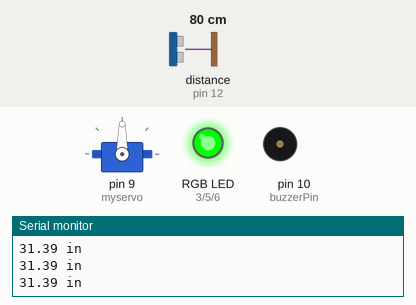
The sketch below on a simulated Arduino Uno, built with avr-gcc and run on an emulated ATmega328P. Parts: servo, an RGB LED mixed from three pins (HIGH = lit), buzzer (waves = sounding), the last lines printed to the serial monitor. Wiring (inferred from the names in the program): ultrasonic range finder: trigger pin 11; echo pin 12. The test bench sets the inputs (shaded band); at power-on: distance to the obstacle (sensor on pin 12) 80 cm. The echo pulse lasts 58.3 µs per cm; pins used as bus, display or sensor lines are not drawn.

Above: at 1.2 s.
1.3 s: distance to the obstacle (sensor on pin 12) set to 68 cm
2.8 s: distance to the obstacle (sensor on pin 12) set to 59 cm
At 4.0 s:
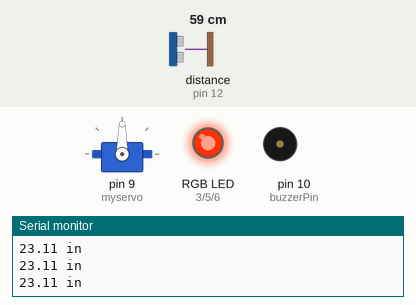
4.3 s: distance to the obstacle (sensor on pin 12) set to 43 cm
5.8 s: distance to the obstacle (sensor on pin 12) set to 35 cm
At 6.02 s:
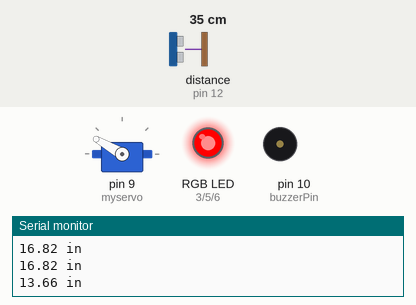
8.8 s: distance to the obstacle (sensor on pin 12) set to 60 cm
At 9.7 s:
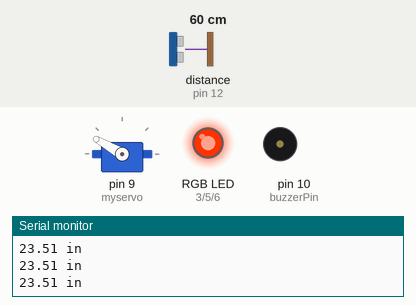
10.3 s: distance to the obstacle (sensor on pin 12) set to 2 cm
At 10.65 s:
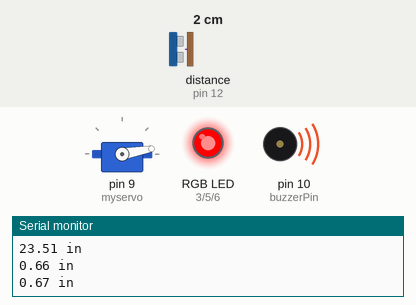
Timing chart, 0 to 14.3 s (numbered marks = the images above; inputs shaded):
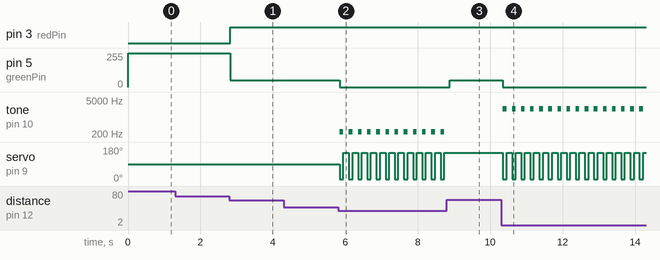

The sketch:

project_3c.ino
```cpp
/*
  SparkFun Inventor’s Kit
  Circuit 3C-Motion Alarm

  Control the color of an RGB LED using an ultrasonic distance sensor. When an object is close to the sensor, buzz the buzzer and wiggle the servo motor.

  This sketch was written by SparkFun Electronics, with lots of help from the Arduino community.
  This code is completely free for any use.

  View circuit diagram and instructions at: https://learn.sparkfun.com/tutorials/sparkfun-inventors-kit-experiment-guide---v41
  Download drawings and code at: https://github.com/sparkfun/SIK-Guide-Code
*/

#include <Servo.h>                //include the servo library

const int trigPin = 11;           //connects to the trigger pin on the distance sensor
const int echoPin = 12;           //connects to the echo pin on the distance sensor

const int redPin = 3;             //pin to control the red LED inside the RGB LED
const int greenPin = 5;           //pin to control the green LED inside the RGB LED
const int bluePin = 6;            //pin to control the blue LED inside the RGB LED

const int buzzerPin = 10;         //pin that will drive the buzzer

float distance = 0;               //stores the distance measured by the distance sensor

Servo myservo;                    //create a servo object

void setup()
{
  Serial.begin (9600);        //set up a serial connection with the computer

  pinMode(trigPin, OUTPUT);   //the trigger pin will output pulses of electricity
  pinMode(echoPin, INPUT);    //the echo pin will measure the duration of pulses coming back from the distance sensor

  //set the RGB LED pins to output
  pinMode(redPin, OUTPUT);
  pinMode(greenPin, OUTPUT);
  pinMode(bluePin, OUTPUT);

  pinMode(buzzerPin, OUTPUT);   //set the buzzer pin to output

  myservo.attach(9);            //use pin 9 to control the servo

}

void loop() {
  distance = getDistance();   //variable to store the distance measured by the sensor

  Serial.print(distance);     //print the distance that was measured
  Serial.println(" in");      //print units after the distance

  if (distance <= 15) {                       //if the object is close

    //make the RGB LED red
    analogWrite(redPin, 255);
    analogWrite(greenPin, 0);
    analogWrite(bluePin, 0);

    //this code wiggles the servo and beeps the buzzer
    tone(buzzerPin, ((15 - distance) * 150) + 50);         //buzz the buzzer pin
    myservo.write(10);            //move the servo to 45 degrees
    delay(100);                   //wait 100 milliseconds

    noTone(buzzerPin);            //turn the buzzer off
    myservo.write(150);           //move the servo to 135 degrees
    delay(100);                   //wait 100 milliseconds


  } else if (10 < distance && distance < 25) { //if the object is a medium distance

    //make the RGB LED yellow
    analogWrite(redPin, 255);
    analogWrite(greenPin, 50);
    analogWrite(bluePin, 0);

  } else {                                    //if the object is far away

    //make the RGB LED green
    analogWrite(redPin, 0);
    analogWrite(greenPin, 255);
    analogWrite(bluePin, 0);
  }

  delay(50);      //delay 50ms between each reading
}

//------------------FUNCTIONS-------------------------------

//RETURNS THE DISTANCE MEASURED BY THE HC-SR04 DISTANCE SENSOR
float getDistance()
{
  float echoTime;                   //variable to store the time it takes for a ping to bounce off an object
  float calculatedDistance;         //variable to store the distance calculated from the echo time

  //send out an ultrasonic pulse that's 10ms long
  digitalWrite(trigPin, HIGH);
  delayMicroseconds(10);
  digitalWrite(trigPin, LOW);

  echoTime = pulseIn(echoPin, HIGH);      //use the pulsein command to see how long it takes for the
                                          //pulse to bounce back to the sensor

  calculatedDistance = echoTime / 148.0;  //calculate the distance of the object that reflected the pulse (half the bounce time multiplied by the speed of sound)

  return calculatedDistance;              //send back the distance that was calculated
}
```

Measured:
- the behaviour switches between 64 and 63 cm on distance to the obstacle (sensor on pin 12) (found by bisection; images 0 and 1)
- the behaviour switches between 39 and 38 cm on distance to the obstacle (sensor on pin 12) (found by bisection; images 1 and 2)
- after the input at 2.8 s, pin 3 (redPin): LOW → HIGH at once; pin 5 (greenPin): 255/255 → 50/255 at once
- after the input at 5.8 s, pin 5 (greenPin): 50/255 → 0/255 at once; tone on pin 10 (buzzerPin): plays 250 Hz for 0.10 s, 250 Hz for 0.10 s, 249 Hz for 0.10 s, 249 Hz for 0.10 s, 249 Hz for 0.10 s, 249 Hz for 0.10 s … (12 notes in this stretch), starting at once; servo on pin 9 (myservo): alternates 150° for 0.15 s and 10° for 0.10 s, starting at once
- after the input at 8.8 s, pin 5 (greenPin): 0/255 → 50/255 after 0.08 s; tone on pin 10 (buzzerPin): stops changing and stays silent; servo on pin 9 (myservo): stops changing and stays 150°
- after the input at 10.3 s, pin 5 (greenPin): 50/255 → 0/255 after 0.05 s; tone on pin 10 (buzzerPin): silent → 2200 Hz after 0.05 s, then repeats every 0.25 s: silent 0.15 s, 2199 Hz 0.10 s; servo on pin 9 (myservo): alternates 150° for 0.15 s and 10° for 0.10 s, starting after 0.05 s
